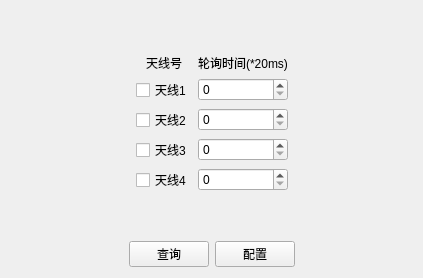
<?xml version="1.0" encoding="UTF-8"?>
<ui version="4.0">
 <class>AntennaPrmForm</class>
 <widget class="QWidget" name="AntennaPrmForm">
  <property name="enabled">
   <bool>true</bool>
  </property>
  <property name="geometry">
   <rect>
    <x>0</x>
    <y>0</y>
    <width>423</width>
    <height>278</height>
   </rect>
  </property>
  <property name="windowTitle">
   <string>Form</string>
  </property>
  <layout class="QVBoxLayout" name="verticalLayout">
   <item>
    <spacer name="verticalSpacer_2">
     <property name="orientation">
      <enum>Qt::Vertical</enum>
     </property>
     <property name="sizeHint" stdset="0">
      <size>
       <width>20</width>
       <height>40</height>
      </size>
     </property>
    </spacer>
   </item>
   <item>
    <layout class="QHBoxLayout" name="horizontalLayout_2">
     <item>
      <spacer name="horizontalSpacer_4">
       <property name="orientation">
        <enum>Qt::Horizontal</enum>
       </property>
       <property name="sizeHint" stdset="0">
        <size>
         <width>40</width>
         <height>20</height>
        </size>
       </property>
      </spacer>
     </item>
     <item>
      <layout class="QGridLayout" name="gridLayout">
       <item row="4" column="1">
        <widget class="QSpinBox" name="spinBox_4">
         <property name="styleSheet">
          <string notr="true"/>
         </property>
        </widget>
       </item>
       <item row="2" column="1">
        <widget class="QSpinBox" name="spinBox_2">
         <property name="styleSheet">
          <string notr="true"/>
         </property>
        </widget>
       </item>
       <item row="3" column="1">
        <widget class="QSpinBox" name="spinBox_3">
         <property name="styleSheet">
          <string notr="true"/>
         </property>
        </widget>
       </item>
       <item row="3" column="0">
        <widget class="QCheckBox" name="checkBox_3">
         <property name="styleSheet">
          <string notr="true"/>
         </property>
         <property name="text">
          <string>天线3</string>
         </property>
        </widget>
       </item>
       <item row="2" column="0">
        <widget class="QCheckBox" name="checkBox_2">
         <property name="styleSheet">
          <string notr="true"/>
         </property>
         <property name="text">
          <string>天线2</string>
         </property>
        </widget>
       </item>
       <item row="1" column="0">
        <widget class="QCheckBox" name="checkBox">
         <property name="styleSheet">
          <string notr="true"/>
         </property>
         <property name="text">
          <string>天线1</string>
         </property>
        </widget>
       </item>
       <item row="1" column="1">
        <widget class="QSpinBox" name="spinBox">
         <property name="styleSheet">
          <string notr="true"/>
         </property>
        </widget>
       </item>
       <item row="0" column="1">
        <widget class="QLabel" name="label_18">
         <property name="text">
          <string>轮询时间(*20ms)</string>
         </property>
         <property name="alignment">
          <set>Qt::AlignCenter</set>
         </property>
        </widget>
       </item>
       <item row="0" column="0">
        <widget class="QLabel" name="label_16">
         <property name="text">
          <string>天线号</string>
         </property>
         <property name="alignment">
          <set>Qt::AlignCenter</set>
         </property>
        </widget>
       </item>
       <item row="4" column="0">
        <widget class="QCheckBox" name="checkBox_4">
         <property name="styleSheet">
          <string notr="true"/>
         </property>
         <property name="text">
          <string>天线4</string>
         </property>
        </widget>
       </item>
      </layout>
     </item>
     <item>
      <spacer name="horizontalSpacer_3">
       <property name="orientation">
        <enum>Qt::Horizontal</enum>
       </property>
       <property name="sizeHint" stdset="0">
        <size>
         <width>40</width>
         <height>20</height>
        </size>
       </property>
      </spacer>
     </item>
    </layout>
   </item>
   <item>
    <spacer name="verticalSpacer">
     <property name="orientation">
      <enum>Qt::Vertical</enum>
     </property>
     <property name="sizeHint" stdset="0">
      <size>
       <width>20</width>
       <height>40</height>
      </size>
     </property>
    </spacer>
   </item>
   <item>
    <layout class="QHBoxLayout" name="horizontalLayout">
     <item>
      <spacer name="horizontalSpacer">
       <property name="orientation">
        <enum>Qt::Horizontal</enum>
       </property>
       <property name="sizeHint" stdset="0">
        <size>
         <width>40</width>
         <height>20</height>
        </size>
       </property>
      </spacer>
     </item>
     <item>
      <widget class="QPushButton" name="pushButton">
       <property name="text">
        <string>查询</string>
       </property>
      </widget>
     </item>
     <item>
      <widget class="QPushButton" name="pushButton_2">
       <property name="text">
        <string>配置</string>
       </property>
      </widget>
     </item>
     <item>
      <spacer name="horizontalSpacer_2">
       <property name="orientation">
        <enum>Qt::Horizontal</enum>
       </property>
       <property name="sizeHint" stdset="0">
        <size>
         <width>40</width>
         <height>20</height>
        </size>
       </property>
      </spacer>
     </item>
    </layout>
   </item>
  </layout>
 </widget>
 <resources/>
 <connections/>
</ui>
